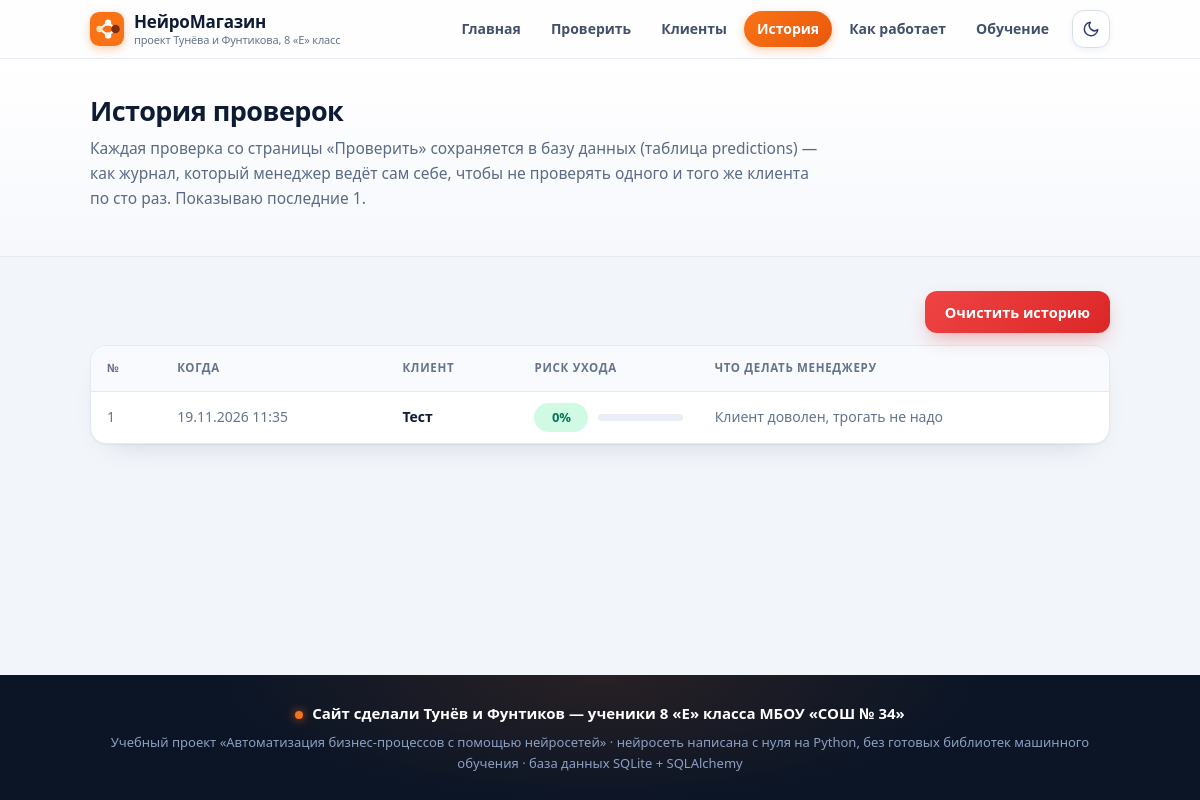
The app's page /history with its own data.
### models.py (models this page shows)
class Prediction(db.Model):
    __tablename__ = "predictions"
    id = db.Column(db.Integer, primary_key=True)
    client_name = db.Column(db.String(100), nullable=False)
    features = db.Column(db.JSON, nullable=False)
    risk = db.Column(db.Float, nullable=False)
    verdict = db.Column(db.String(150), nullable=False)
    created_at = db.Column(db.DateTime, default=datetime.now)

### app.py (the view)
@app.route("/history")
def history_page():
    preds = Prediction.query.order_by(Prediction.id.desc()).limit(100).all()
    return render_template("history.html", preds=preds)

### templates/history.html (shortened to what this page needs)
{% extends "base.html" %}
{% block content %}
<section class="page-head">
  <div class="container">
    <h1>История проверок</h1>
    <p class="section-sub">
      Каждая проверка со страницы «Проверить» сохраняется в базу данных
      (таблица predictions) — как журнал, который менеджер ведёт сам себе,
      чтобы не проверять одного и того же клиента по сто раз.
      Показываю последние {{ preds | length }}.
    </p>
  </div>
</section>
<section class="section">
  <div class="container">
    {% if preds %}
    <div class="history-actions">
      <form method="post" action="/history/clear"
            onsubmit="return confirm('Точно стереть всю историю проверок?');">
        <button class="btn btn-danger" type="submit">Очистить историю</button>
      </form>
    </div>
    <div class="table-wrap">
      <table class="data-table">
        <thead>
          <tr>
            <th>№</th>
            <th>Когда</th>
            <th>Клиент</th>
            <th>Риск ухода</th>
            <th>Что делать менеджеру</th>
          </tr>
        </thead>
        <tbody>
          {% for p in preds %}
          <tr>
            <td class="muted">{{ p.id }}</td>
            <td class="muted">{{ p.created_at.strftime('%d.%m.%Y %H:%M') }}</td>
            <td class="name-cell">{{ p.client_name }}</td>
            <td>
              <div class="risk-cell">
                <span class="risk-badge {{ 'risk-high' if p.risk >= 0.7 else ('risk-mid' if p.risk >= 0.4 else 'risk-low') }}">
                  {{ (p.risk * 100) | round | int }}%
                </span>
                <span class="risk-bar"><span class="risk-bar-fill {{ 'risk-high' if p.risk >= 0.7 else ('risk-mid' if p.risk >= 0.4 else 'risk-low') }}" style="width: {{ (p.risk * 100) | round | int }}%"></span></span>
              </div>
            </td>
            <td class="muted">{{ p.verdict }}</td>
          </tr>
          {% endfor %}
        </tbody>
      </table>
    </div>
    {% else %}
    <div class="panel empty-history">
      <p>История пока пустая. Открой страницу
         <a href="/demo">«Проверить клиента»</a> и прогони кого-нибудь через
         сеть — результат сразу появится здесь.</p>
    </div>
    {% endif %}
  </div>
</section>
{% endblock %}

### static/style.css (style rules this page uses)
:root { color-scheme: light; --bg: #F2F5FA; --surface: #FFFFFF; --surface-2: #F8FAFD; --surface-3: #F7F9FD; --input-bg: #FFFFFF; --hover-soft: #EEF2F9; --hover-soft-2: #F6F8FC; --row-hover: #F6F9FF; --text: #1E2A44; --text-strong: #31406B; --heading: #0F1B33; --muted: #64748B; --muted-2: #5B6B85; --faint: #7C8AA5; --faint-2: #8A97B0; --nav-text: #43506B; --nav-hover-bg: #EEF2F9; --link: #2563EB; --link-deep: #1E3A8A; --link-underline: #9DB4E8; --info: #1D4ED8; --border: #E4E9F3; --border-strong: #D8DFEC; --border-faint: #EEF1F7; --track: #E2E8F2; --track-2: #E9EDF5; --header-bg: rgba(255, 255, 255, 0.88); --pagehead-a: #FFFFFF; --pagehead-b: #F6F8FC; --num-grad-a: #0F1B33; --num-grad-b: #33509E; --shadow-rgb: 15, 27, 51; --accent-ink: #EA580C; --risk-high-ink: #DC2626; --risk-mid-ink: #EA580C; --risk-low-ink: #059669; --ico-blue-bg: #DBEAFE; --ico-blue-fg: #2563EB; --ico-green-bg: #D1FAE5; --ico-green-fg: #059669; --ico-red-bg: #FEE2E2; --ico-red-fg: #DC2626; --ico-indigo-bg: #E0E7FF; --ico-indigo-fg: #4F46E5; --badge-high-bg: #FEE2E2; --badge-high-fg: #B91C1C; --badge-mid-bg: #FFEDD5; --badge-mid-fg: #C2410C; --badge-low-bg: #D1FAE5; --badge-low-fg: #047857; --fact-ok-bg: #E9F9F0; --fact-ok-text: #047857; --fact-fail-bg: #FEECEC; --fact-fail-text: #B91C1C; --fact-unknown-bg: #EEF2F9; --fact-unknown-text: #5B6B85; --note-bg: #EAF1FE; --note-border: #C7D9FA; --note-text: #1D4ED8; --formula-bg: #EEF2FF; --formula-border: #A5B4FC; --formula-text: #312E81; --code-bg: #EEF2F9; --code-text: #C2410C; --chart-grid: #E4E9F3; --svg-label: #64748B; --net-link: #CBD5E1; }
* { box-sizing: border-box; margin: 0; padding: 0; }
html { scroll-behavior: smooth; }
body { font-family: "Segoe UI", -apple-system, Roboto, "Helvetica Neue", Arial, sans-serif; font-size: 15.5px; background: var(--bg); color: var(--text); line-height: 1.6; min-height: 100vh; display: flex; flex-direction: column; }
.container { max-width: 1060px; margin: 0 auto; padding: 0 20px; }
h1, h2, h3, h4 { line-height: 1.3; color: var(--heading); }
body, .site-header, .panel, .how-card, .stat-card, .metric-card, .step-card, .table-wrap, .error-box, .mini-card, .params-list div, .formula-card, .page-head, .data-table th, .data-table td { transition: background-color 0.2s ease, color 0.2s ease, border-color 0.2s ease; }
.btn { display: inline-block; border: none; cursor: pointer; font-family: inherit; font-size: 14.5px; font-weight: 700; padding: 11px 20px; border-radius: 12px; text-decoration: none; transition: transform 0.15s ease, box-shadow 0.15s ease, background 0.15s ease; }
.btn-danger { color: #fff; background: linear-gradient(135deg, #EF4444, #DC2626); box-shadow: 0 8px 20px -6px rgba(220, 38, 38, 0.45); }
.section { padding: 34px 0 6px; }
.section-sub { color: var(--muted-2); max-width: 740px; margin-bottom: 24px; }
.page-head { background: linear-gradient(180deg, var(--pagehead-a), var(--pagehead-b)); border-bottom: 1px solid var(--border); padding: 34px 0 22px; }
.page-head h1 { font-size: 27px; font-weight: 800; letter-spacing: -0.02em; margin-bottom: 8px; }
.table-wrap { overflow-x: auto; background: var(--surface); border: 1px solid var(--border); border-radius: 16px; box-shadow: 0 1px 2px rgba(var(--shadow-rgb), 0.05), 0 14px 34px -20px rgba(var(--shadow-rgb), 0.2); }
.data-table { width: 100%; border-collapse: collapse; min-width: 640px; }
.data-table th { text-align: left; font-size: 11.5px; font-weight: 700; text-transform: uppercase; letter-spacing: 0.06em; color: var(--muted); padding: 13px 16px; border-bottom: 1px solid var(--border); background: var(--surface-2); }
.data-table td { padding: 11px 16px; border-bottom: 1px solid var(--border-faint); font-size: 14px; }
.data-table tbody tr { transition: background 0.12s ease; }
.data-table tr:last-child td { border-bottom: none; }
.name-cell { font-weight: 700; color: var(--heading); }
.muted { color: var(--muted); }
.risk-cell { display: flex; align-items: center; gap: 10px; }
.risk-badge { font-weight: 800; font-size: 13px; padding: 4px 10px; border-radius: 999px; min-width: 54px; text-align: center; font-variant-numeric: tabular-nums; }
.risk-badge.risk-low { background: var(--badge-low-bg); color: var(--badge-low-fg); }
.risk-bar { flex: 1; max-width: 120px; height: 7px; border-radius: 999px; background: var(--track-2); overflow: hidden; }
.history-actions { display: flex; justify-content: flex-end; margin-bottom: 12px; }

### records on screen
Prediction: id "1", created_at "19.11.2026 11:35", client_name "Тест", (p.risk*100)|round|int "0", verdict "Клиент доволен, трогать не надо"

### other values on screen
{{ preds | length }} "1"
